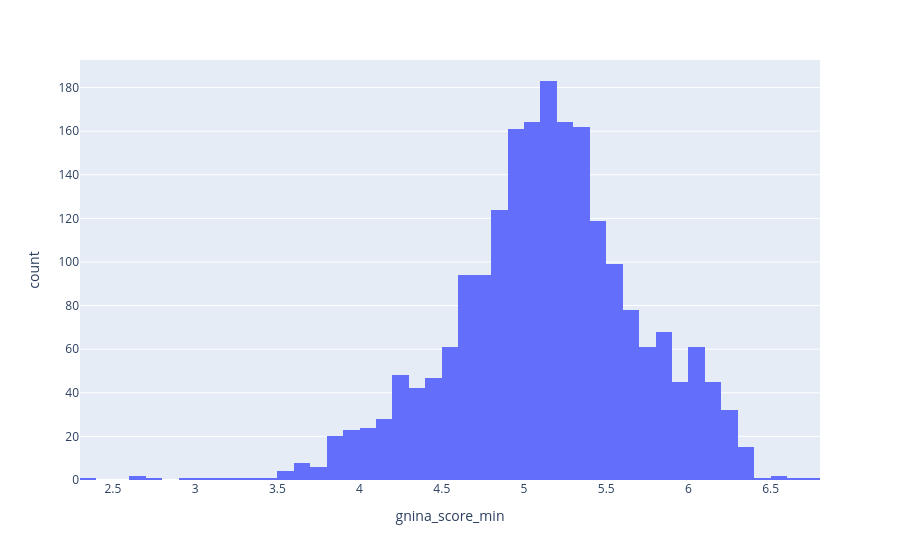

Write notebook code for a chart like this one.
### Code cell
px.histogram(df, x="gnina_score_min")

### Figure 1 — Plotly figure (JSON) as saved in the notebook; plotly's stock layout.template omitted (floating-point values rounded to 4 significant figures; data arrays with more than 128 entries replaced by an {"elided": "..."} marker saying what was removed)
{"data": [{"bingroup": "x", "hovertemplate": "gnina_score_min=%{x}<br>count=%{y}<extra></extra>", "legendgroup": "", "marker": {"color": "#636efa", "pattern": {"shape": ""}}, "name": "", "orientation": "v", "showlegend": false, "type": "histogram", "x": {"elided": "2095 float values"}, "xaxis": "x", "yaxis": "y"}], "layout": {"barmode": "relative", "legend": {"tracegroupgap": 0}, "margin": {"t": 60}, "xaxis": {"anchor": "y", "domain": [0, 1], "title": {"text": "gnina_score_min"}}, "yaxis": {"anchor": "x", "domain": [0, 1], "title": {"text": "count"}}}}
